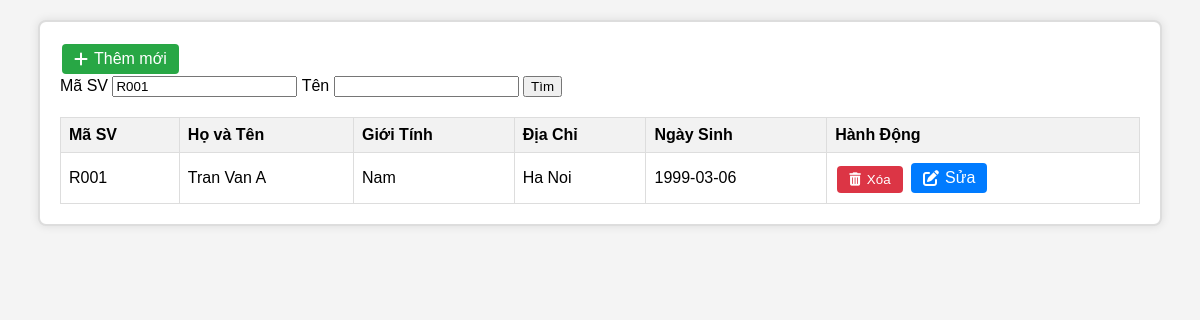
Screenshot of /students.php?masv=R001 with the database file from the repository.
### tables this page shows
CREATE TABLE `sinhvien` (
  `Masv` varchar(20) NOT NULL,
  `Hotensv` varchar(50) NOT NULL,
  `GioiTinh` varchar(15) NOT NULL,
  `Diachi` varchar(150) NOT NULL,
  `Ngaysinh` date NOT NULL
);

### students.php (the view, shortened to what this page needs)
<?php
include 'db_connect.php';
$masv = isset($_GET['masv']) ? $_GET['masv'] : '';
$ten = isset($_GET['ten']) ? $_GET['ten'] : '';
$masvParam = "%$masv%";
$tenParam = "%$ten%";
if (empty($masv) && empty($ten)) {
    $sql = "SELECT * FROM sinhvien";
    $stm = $conn->prepare($sql);
    $stm->execute();
} else {
    $sql = "SELECT * FROM sinhvien WHERE Masv LIKE ? AND Hotensv LIKE ?";
    $stm = $conn->prepare($sql);
    $stm->execute([$masvParam, $tenParam]);
}
if ($stm->rowCount() > 0) {
    $data = $stm->fetchAll(PDO::FETCH_OBJ);
} else {
    $data = [];
}
?>
<!DOCTYPE html>
<html lang="en">
<head>
    <link rel="stylesheet" href="https://cdnjs.cloudflare.com/ajax/libs/font-awesome/6.0.0-beta3/css/all.min.css">
</head>
<body>
    <div class="container">
        <a href="ThemSVFR.php" class="button add">
            <i class="fas fa-plus"></i> Thêm mới
        </a>
        <form action="index.php" method="get" class="search-form">
            <label for="masv">Mã SV</label>
            <input type="text" name="masv" id="masv" value="<?php echo htmlspecialchars($masv); ?>">
            <label for="ten">Tên</label>
            <input type="text" name="ten" id="ten" value="<?php echo htmlspecialchars($ten); ?>">
            <input type="submit" value="Tìm">
        </form>
        <table id="SinhVien" class="student-table">
            <thead>
                <tr>
                    <th>Mã SV</th>
                    <th>Họ và Tên</th>
                    <th>Giới Tính</th>
                    <th>Địa Chỉ</th>
                    <th>Ngày Sinh</th>
                    <th>Hành Động</th>
                </tr>
            </thead>
            <tbody>
                <?php foreach($data as $item): ?>
                    <tr>
                        <td><?php echo htmlspecialchars($item->Masv); ?></td>
                        <td><?php echo htmlspecialchars($item->Hotensv); ?></td>
                        <td><?php echo htmlspecialchars($item->GioiTinh); ?></td>
                        <td><?php echo htmlspecialchars($item->Diachi); ?></td>
                        <td><?php echo htmlspecialchars($item->Ngaysinh); ?></td>
                        <td>
                            <form method="post" action="xoasv.php" onsubmit="return confirm('Bạn có chắc chắn muốn xóa sinh viên này?');" class="delete-form">
                                <button type="submit" class="button delete">
                                    <i class="fas fa-trash-alt"></i> Xóa
                                </button>
                            </form>
                            <a href="suasv.php?id=<?php echo htmlspecialchars($item->Masv); ?>" class="button edit">
                                <i class="fas fa-edit"></i> Sửa
                            </a>
                        </td>
                    </tr>
                <?php endforeach; ?>
            </tbody>
        </table>
    </div>
</body>
</html>

### students.php (style rules this page uses)
body { font-family: Arial, sans-serif; margin: 0; padding: 0; background-color: #f4f4f4; }
.container { width: 90%; margin: 20px auto; padding: 20px; background-color: #fff; border: 2px solid #ddd; border-radius: 8px; box-shadow: 0 0 10px rgba(0, 0, 0, 0.1); overflow: hidden; }
.search-form { margin-bottom: 20px; }
.student-table { width: 100%; border-collapse: collapse; border-spacing: 0; }
.student-table th, .student-table td { border: 1px solid #ddd; padding: 8px; text-align: left; }
.student-table th { background-color: #f2f2f2; }
.button { padding: 6px 12px; margin: 2px; border: none; border-radius: 4px; cursor: pointer; color: #fff; text-decoration: none; display: inline-flex; align-items: center; }
.button i { margin-right: 6px; }
.button.add { background-color: #28a745; }
.button.edit { background-color: #007bff; }
.button.delete { background-color: #dc3545; }
.delete-form { display: inline-block; margin: 0; }

### rows the page displays
sinhvien: Masv "R001", Hotensv "Tran Van A", GioiTinh "Nam", Diachi "Ha Noi", Ngaysinh "1999-03-06"
